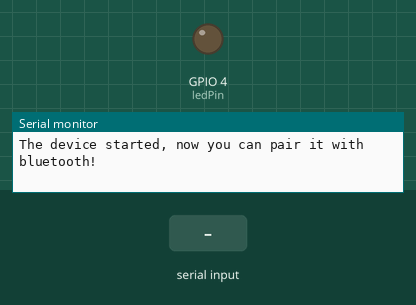
This sketch was run on a simulated ESP32. On the bench: output pins drawn as LEDs (lit = HIGH), the last lines printed to the serial monitor. Inputs (shaded band) come from the test bench. Nothing arrives over Bluetooth unless stated.

Above: at 1.2 s.
1.3 s: "led_on\n" received over the second serial link
At 2.5 s:
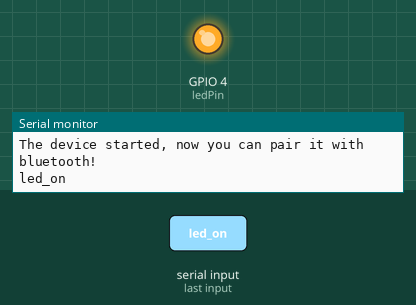
2.8 s: "led_off\n" received over the second serial link
At 3.7 s:
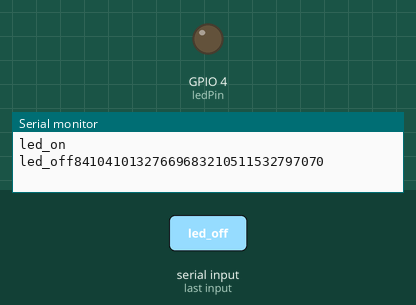
Timing chart, 0 to 5.8 s (numbered marks = the images above; inputs shaded):
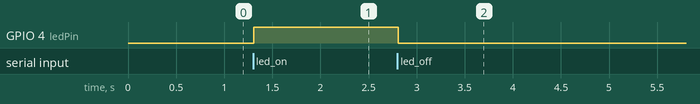

The sketch:

LEDcontrolByBluetooth.ino
```cpp
#include "BluetoothSerial.h"


// Check if Bluetooth configs are enabled
#if !defined(CONFIG_BT_ENABLED) || !defined(CONFIG_BLUEDROID_ENABLED)
#error Bluetooth is not enabled! Please run `make menuconfig` to and enable it
#endif

// Bluetooth Serial object
BluetoothSerial SerialBT;


// GPIO where LED is connected to
const int ledPin =  4;
// Handle received and sent messages
String message = "";
char incomingChar;

void setup() {
  pinMode(ledPin, OUTPUT);
  Serial.begin(115200);
  // Bluetooth device name
  SerialBT.begin("ESP32"); //your mobile phone should detect this name, 'ESP32'
  Serial.println("The device started, now you can pair it with bluetooth!");
}

void loop() {
    // put your main code here, to run repeatedly:

  const char* myCString = "LED is ON";


  // Read received messages (LED control command)
  if (SerialBT.available()){
    char incomingChar = SerialBT.read();
    if (incomingChar != '\n'){
      message += String(incomingChar);
    }
    else{
      message = "";
    }
    Serial.write(incomingChar);
  }
  // Check received message and control output accordingly
  if (message =="led_on"){
    digitalWrite(ledPin, HIGH);
    const char* myCString = "The LED is ON";
    // Iterate through each character in the C-string
    for (size_t i = 0; myCString[i] != '\0'; ++i) {
      uint8_t currentChar = static_cast<uint8_t>(myCString[i]);
      // Do something with the character (currentChar)
      SerialBT.write(currentChar);
      // For example, print the string:
      // Serial.print(currentChar);
}
  }
  else if (message =="led_off"){
    digitalWrite(ledPin, LOW);
    const char* myCString = "The LED is OFF";
    // Iterate through each character in the C-string
    for (size_t i = 0; myCString[i] != '\0'; ++i) {
      uint8_t currentChar = static_cast<uint8_t>(myCString[i]);
      // Do something with the character (currentChar)
      SerialBT.write(currentChar);
      // For example, print the string:
      Serial.print(currentChar);
  }
  delay(20);
}
}
```

Measured:
- after the input at 1.3 s, GPIO 4 (ledPin): LOW → HIGH at once
- after the input at 2.8 s, GPIO 4 (ledPin): HIGH → LOW at once
